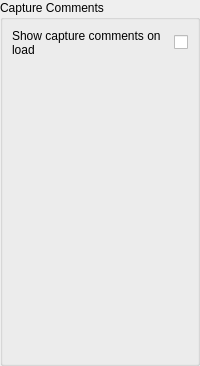
     <widget class="QWidget" name="commentsTab">
      <attribute name="title">
       <string>Comments</string>
      </attribute>
      <layout class="QVBoxLayout" name="verticalLayout_2">
       <property name="leftMargin">
        <number>0</number>
       </property>
       <property name="topMargin">
        <number>0</number>
       </property>
       <property name="rightMargin">
        <number>0</number>
       </property>
       <property name="bottomMargin">
        <number>0</number>
       </property>
       <item>
        <widget class="QGroupBox" name="groupBox_8">
         <property name="title">
          <string>Capture Comments</string>
         </property>
         <layout class="QGridLayout" name="gridLayout_9">
          <item row="0" column="0">
           <widget class="QLabel" name="label_32">
            <property name="sizePolicy">
             <sizepolicy hsizetype="Expanding" vsizetype="Preferred">
              <horstretch>0</horstretch>
              <verstretch>0</verstretch>
             </sizepolicy>
            </property>
            <property name="toolTip">
             <string>When loading a capture with comments in it, show the comments viewer and focus it when the capture is loaded.

Only happens if the capture is not in the recent files list.</string>
            </property>
            <property name="text">
             <string>Show capture comments on load</string>
            </property>
            <property name="wordWrap">
             <bool>true</bool>
            </property>
           </widget>
          </item>
          <item row="0" column="1">
           <widget class="QCheckBox" name="Comments_ShowOnLoad">
            <property name="toolTip">
             <string>When loading a capture with comments in it, show the comments viewer and focus it when the capture is loaded.

Only happens if the capture is not in the recent files list.</string>
            </property>
           </widget>
          </item>
          <item row="1" column="0">
           <spacer name="verticalSpacer_7">
            <property name="orientation">
             <enum>Qt::Vertical</enum>
            </property>
            <property name="sizeHint" stdset="0">
             <size>
              <width>20</width>
              <height>297</height>
             </size>
            </property>
           </spacer>
          </item>
         </layout>
        </widget>
       </item>
      </layout>
     </widget>
